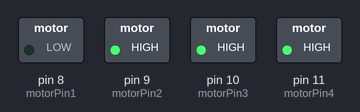
The sketch below on a simulated Arduino Uno, built with avr-gcc and run on an emulated ATmega328P. Parts: switched loads named in the sketch (green lamp = pin HIGH).

Above: at 0.05 s.
At 0.65 s:
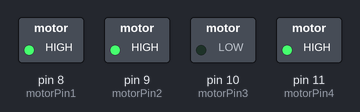
At 1.35 s:
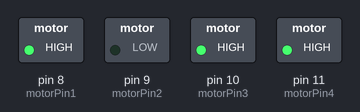
At 2.75 s:
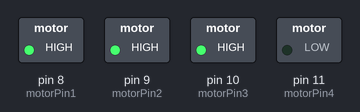
Timing chart, 0 to 3.0 s (numbered marks = the images above):
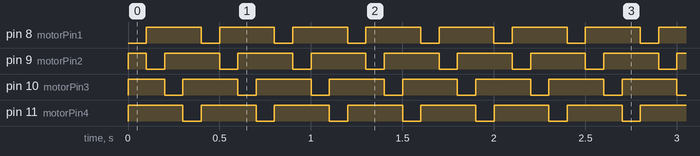

Measured:
- by itself, pin 8 (motorPin1), pin 11 (motorPin4): alternates HIGH for 0.30 s and LOW for 0.10 s
- by itself, pin 9 (motorPin2), pin 10 (motorPin3): repeats every 0.40 s: LOW 0.10 s, HIGH 0.30 s

The sketch:

stepper.ino
```cpp
/* Stepper Copal
 * -------------
 *
 * Program to drive a stepper motor coming from a 5'25 disk drive
 * according to the documentation I found, this stepper: "[...] motor
 * made by Copal Electronics, with 1.8 degrees per step and 96 ohms
 * per winding, with center taps brought out to separate leads [...]"
 * [http://www.cs.uiowa.edu/~jones/step/example.html]
 *
 * It is a unipolar stepper motor with 5 wires:
 *
 * - red: power connector, I have it at 5V and works fine
 * - orange and black: coil 1
 * - brown and yellow: coil 2
 *
 * (cleft) 2005 DojoDave for K3
 * http://www.0j0.org | http://arduino.berlios.de
 *
 * @author: David Cuartielles
 * @date: 20 Oct. 2005
 */

int motorPin1 = 8;
int motorPin2 = 9;
int motorPin3 = 10;
int motorPin4 = 11;
int delayTime = 100;

void setup() {
  pinMode(motorPin1, OUTPUT);
  pinMode(motorPin2, OUTPUT);
  pinMode(motorPin3, OUTPUT);
  pinMode(motorPin4, OUTPUT);
}

void loop() {
  digitalWrite(motorPin1, 0);
  digitalWrite(motorPin2, 1);
  digitalWrite(motorPin3, 1);
  digitalWrite(motorPin4, 1);
  delay(delayTime);
  digitalWrite(motorPin1, 1);
  digitalWrite(motorPin2, 0);
  digitalWrite(motorPin3, 1);
  digitalWrite(motorPin4, 1);
  delay(delayTime);
  digitalWrite(motorPin1, 1);
  digitalWrite(motorPin2, 1);
  digitalWrite(motorPin3, 0);
  digitalWrite(motorPin4, 1);
  delay(delayTime);
  digitalWrite(motorPin1, 1);
  digitalWrite(motorPin2, 1);
  digitalWrite(motorPin3, 1);
  digitalWrite(motorPin4, 0);
  delay(delayTime);
}
```
